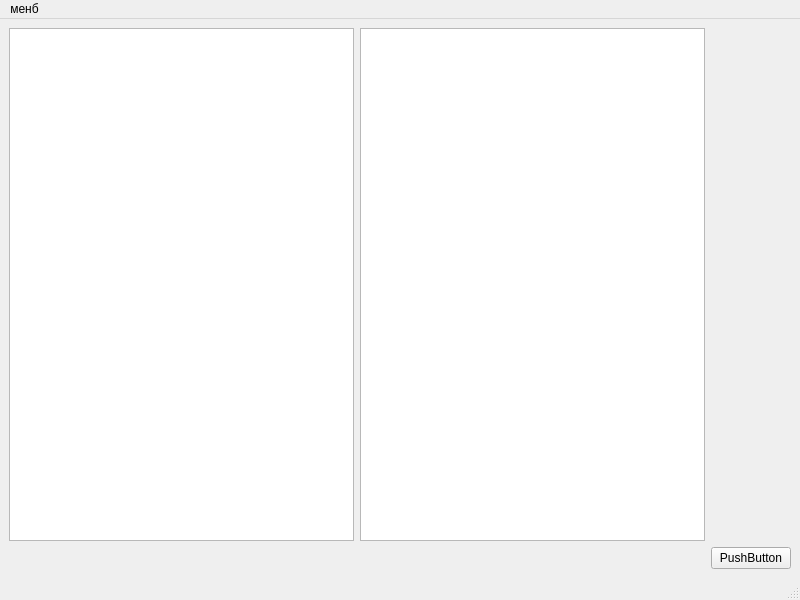
<?xml version="1.0" encoding="UTF-8"?>
<ui version="4.0">
 <class>MainWindow</class>
 <widget class="QMainWindow" name="MainWindow">
  <property name="geometry">
   <rect>
    <x>0</x>
    <y>0</y>
    <width>800</width>
    <height>600</height>
   </rect>
  </property>
  <property name="windowTitle">
   <string>MainWindow</string>
  </property>
  <widget class="QWidget" name="centralwidget">
   <layout class="QGridLayout" name="gridLayout">
    <item row="0" column="0">
     <widget class="QTextEdit" name="textEdit"/>
    </item>
    <item row="0" column="1">
     <widget class="QTextEdit" name="textEdit_2"/>
    </item>
    <item row="1" column="2">
     <widget class="QPushButton" name="pushButton">
      <property name="text">
       <string>PushButton</string>
      </property>
     </widget>
    </item>
   </layout>
  </widget>
  <widget class="QMenuBar" name="menubar">
   <property name="geometry">
    <rect>
     <x>0</x>
     <y>0</y>
     <width>800</width>
     <height>21</height>
    </rect>
   </property>
   <widget class="QMenu" name="menu">
    <property name="title">
     <string>менб</string>
    </property>
    <addaction name="action"/>
    <addaction name="separator"/>
    <addaction name="separator"/>
    <addaction name="separator"/>
    <addaction name="separator"/>
    <addaction name="separator"/>
    <addaction name="separator"/>
    <addaction name="separator"/>
    <addaction name="separator"/>
    <addaction name="separator"/>
   </widget>
   <addaction name="menu"/>
  </widget>
  <widget class="QStatusBar" name="statusbar"/>
  <action name="action">
   <property name="text">
    <string>открыть</string>
   </property>
  </action>
 </widget>
 <resources/>
 <connections/>
</ui>
